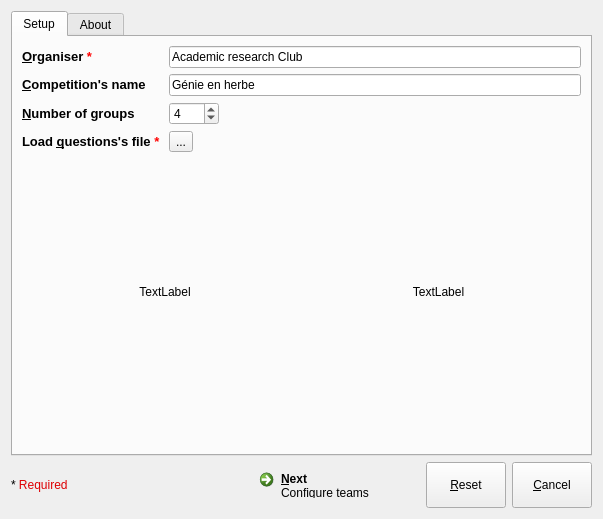
<?xml version="1.0" encoding="UTF-8"?>
<ui version="4.0">
    <author>Faouzi Mohamed</author>
    <class>LMWizzard</class>
    <widget class="QDialog" name="LMWizzard">
        <property name="geometry">
            <rect>
                <x>0</x>
                <y>0</y>
                <width>603</width>
                <height>519</height>
            </rect>
        </property>
        <property name="minimumSize">
            <size>
                <width>581</width>
                <height>496</height>
            </size>
        </property>
        <property name="maximumSize">
            <size>
                <width>775</width>
                <height>531</height>
            </size>
        </property>
        <property name="baseSize">
            <size>
                <width>610</width>
                <height>525</height>
            </size>
        </property>
        <property name="windowTitle">
            <string>ACEM competitor</string>
        </property>
        <property name="layoutDirection">
            <enum>Qt::LeftToRight</enum>
        </property>
        <property name="autoFillBackground">
            <bool>false</bool>
        </property>
        <property name="styleSheet">
            <string notr="true">QDialog#LMWizzard,
                QTabWidget&gt;QWidget
                {
                background-color:#253;
                background-color:#dee;

                border-top:none;
                border-radius:0px 0px 5px 5px;
                }

                QTabBar{

                }

                /*
                QPushButton
                {
                background-color:qlineargradient( x1:0.1, y1:0.4, x2:0.3,
                y2:0.9,
                stop: 0.1 rgb(119, 236, 149),
                stop:0.4 rgb(152, 255, 124),
                stop:1 rgb(207, 255, 174));
                border:1px solid rgb(143, 172, 175);
                border-radius:2;
                }*/

                QPushButton
                {
                background-color:qlineargradient( x1:0.3, y1:0.3, x2:0.1,
                y2:0.99,
                stop: 0.1 rgb(100, 199, 154),
                stop:0.4 rgb(90, 195, 75),
                stop:1 rgb(207, 255, 174));
                border:1px solid rgb(143, 172, 175);
                border-radius:0;
                }

                QPushButton#cancelBtn:hover,
                #resetButton{
                background-color:qlineargradient( x1:0.1, y1:0.4, x2:0.3,
                y2:0.9,
                stop: 0.1 rgb(199, 99, 109),
                stop:0.4 rgb(209, 21, 99),
                stop:1 rgb(214, 115, 154));
                }

                QPushButton:hover,
                #resetButton:hover
                {
                background-color:qlineargradient( x1:0.1, y1:0.5, x2:1, y2:0.9,
                stop:0 rgb(242, 199, 161),
                stop:0.5 rgb(209, 115, 55),
                stop:1 rgb(234, 255, 255));
                }


                #nextBtn,
                #cancelBtn,
                #resetBtn
                {
                padding:7px 20px;
                max-height:30px;
                min-height:30px;
                font-size:10px;
                border: 1px solid rgb(136, 136, 131);
                }

                #cancelBtn,
                #resetBtn
                {
                font-weight:bold;
                }

                QCommandLinkButton#nextBtn
                {
                border: 1px solid rgb(0, 136, 131);
                background-color:#afd;
                }

                QCommandLinkButton#nextBtn:hover
                {
                background-color:lightgreen;
                }


                QPushButton#resetBtn:hover
                {
                background-color:#fa2;
                }

                QPushButton#resetButton:pressed,
                QPushButton#nextBtn:pressed,
                QPushButton#cancelBtn:pressed,
                QPushButton#resetBtn:pressed
                {
                background-color:qlineargradient( x1:0.1, y1:0.4, x2:0.3,
                y2:0.9,
                stop: 0.1 rgb(219, 126, 109),
                stop:0.4 rgb(202, 115, 54),
                stop:1 rgb(182, 115, 194));
                border:1px solid rgb(143, 172, 175);
                }

                QLineEdit
                {
                border:1px solid gray;
                border-radius:6px;
                padding:4px 2px 4px 2px;
                }

                QWidget{
                background-color : white;
                }

                QLabel{
                font-size:110%;
                }

                QLabel#required_label{
                font-style:italic;
                color: red;
                }

                QToolButton#openFilebutton
                {
                background-color:lightYellow;
                border-radius:3px ;
                border:1px solid darkgray;
                }

                QToolButton:hover#openFilebutton
                {
                background-color:#ff9;
                }
            </string>
        </property>
        <property name="sizeGripEnabled">
            <bool>false</bool>
        </property>
        <property name="modal">
            <bool>false</bool>
        </property>
        <layout class="QVBoxLayout" name="verticalLayout">
            <item>
                <widget class="QTabWidget" name="tabContainer">
                    <property name="enabled">
                        <bool>true</bool>
                    </property>
                    <property name="minimumSize">
                        <size>
                            <width>0</width>
                            <height>0</height>
                        </size>
                    </property>
                    <property name="maximumSize">
                        <size>
                            <width>16777215</width>
                            <height>16777215</height>
                        </size>
                    </property>
                    <property name="layoutDirection">
                        <enum>Qt::LeftToRight</enum>
                    </property>
                    <property name="styleSheet">
                        <string notr="true"/>
                    </property>
                    <property name="currentIndex">
                        <number>0</number>
                    </property>
                    <widget class="QWidget" name="tab1">
                        <property name="styleSheet">
                            <string notr="true"/>
                        </property>
                        <attribute name="title">
                            <string>Setup</string>
                        </attribute>
                        <layout class="QFormLayout" name="formLayout">
                            <item row="0" column="0">
                                <widget class="QLabel" name="organiser">
                                    <property name="maximumSize">
                                        <size>
                                            <width>16777215</width>
                                            <height>16777215</height>
                                        </size>
                                    </property>
                                    <property name="text">
                                        <string>&lt;html&gt;&lt;head/&gt;&lt;body&gt;&lt;p&gt;&lt;span
                                            style=&quot; font-size:10pt;
                                            font-weight:600;&quot;&gt;&amp;amp;Organiser
                                            &lt;/span&gt;&lt;span style=&quot;
                                            font-size:10pt; font-weight:600;
                                            color:#ff0000;&quot;&gt;*&lt;/span&gt;&lt;/p&gt;&lt;/body&gt;&lt;/html&gt;
                                        </string>
                                    </property>
                                    <property name="buddy">
                                        <cstring>organiserField</cstring>
                                    </property>
                                </widget>
                            </item>
                            <item row="0" column="1">
                                <widget class="QLineEdit" name="organiserField">
                                    <property name="maximumSize">
                                        <size>
                                            <width>16777215</width>
                                            <height>16777215</height>
                                        </size>
                                    </property>
                                    <property name="text">
                                        <string>Academic research Club</string>
                                    </property>
                                </widget>
                            </item>
                            <item row="1" column="0">
                                <widget class="QLabel" name="compet">
                                    <property name="maximumSize">
                                        <size>
                                            <width>16777215</width>
                                            <height>16777215</height>
                                        </size>
                                    </property>
                                    <property name="text">
                                        <string>&lt;html&gt;&lt;head/&gt;&lt;body&gt;&lt;p&gt;&lt;span
                                            style=&quot; font-size:10pt;
                                            font-weight:600;&quot;&gt;&amp;amp;Competition's
                                            name&lt;/span&gt;&lt;/p&gt;&lt;/body&gt;&lt;/html&gt;
                                        </string>
                                    </property>
                                    <property name="buddy">
                                        <cstring>competField</cstring>
                                    </property>
                                </widget>
                            </item>
                            <item row="1" column="1">
                                <widget class="QLineEdit" name="competField">
                                    <property name="maximumSize">
                                        <size>
                                            <width>16777215</width>
                                            <height>16777215</height>
                                        </size>
                                    </property>
                                    <property name="text">
                                        <string>Génie en herbe</string>
                                    </property>
                                </widget>
                            </item>
                            <item row="2" column="0">
                                <widget class="QLabel" name="numGroup">
                                    <property name="maximumSize">
                                        <size>
                                            <width>16777215</width>
                                            <height>16777215</height>
                                        </size>
                                    </property>
                                    <property name="text">
                                        <string>&lt;html&gt;&lt;head/&gt;&lt;body&gt;&lt;p&gt;&lt;span
                                            style=&quot; font-size:10pt;
                                            font-weight:600;&quot;&gt;&amp;amp;Number
                                            of groups&lt;/span&gt;&lt;/p&gt;&lt;/body&gt;&lt;/html&gt;
                                        </string>
                                    </property>
                                    <property name="buddy">
                                        <cstring>numGroupField</cstring>
                                    </property>
                                </widget>
                            </item>
                            <item row="2" column="1">
                                <widget class="QSpinBox" name="numGroupField">
                                    <property name="maximumSize">
                                        <size>
                                            <width>50</width>
                                            <height>16777215</height>
                                        </size>
                                    </property>
                                    <property name="minimum">
                                        <number>2</number>
                                    </property>
                                    <property name="value">
                                        <number>4</number>
                                    </property>
                                </widget>
                            </item>
                            <item row="3" column="0">
                                <widget class="QLabel" name="label">
                                    <property name="text">
                                        <string>&lt;html&gt;&lt;head/&gt;&lt;body&gt;&lt;p&gt;&lt;span
                                            style=&quot; font-size:10pt;
                                            font-weight:600;&quot;&gt;Load &amp;amp;questions's
                                            file &lt;/span&gt;&lt;span style=&quot;
                                            font-size:10pt; font-weight:600;
                                            color:#ff0000;&quot;&gt;*&lt;/span&gt;&lt;/p&gt;&lt;/body&gt;&lt;/html&gt;
                                        </string>
                                    </property>
                                    <property name="buddy">
                                        <cstring>openFilebutton</cstring>
                                    </property>
                                </widget>
                            </item>
                            <item row="3" column="1">
                                <widget class="QToolButton"
                                        name="openFilebutton">
                                    <property name="styleSheet">
                                        <string notr="true"/>
                                    </property>
                                    <property name="text">
                                        <string>...</string>
                                    </property>
                                </widget>
                            </item>
                            <item row="4" column="0" colspan="2">
                                <widget class="QWidget" name="widget"
                                        native="true">
                                    <layout class="QHBoxLayout"
                                            name="horizontalLayout">
                                        <item>
                                            <widget class="QLabel"
                                                    name="acemLabel">
                                                <property name="minimumSize">
                                                    <size>
                                                        <width>250</width>
                                                        <height>250</height>
                                                    </size>
                                                </property>
                                                <property name="maximumSize">
                                                    <size>
                                                        <width>16777215</width>
                                                        <height>16777215
                                                        </height>
                                                    </size>
                                                </property>
                                                <property name="text">
                                                    <string>TextLabel</string>
                                                </property>
                                                <property name="alignment">
                                                    <set>Qt::AlignCenter</set>
                                                </property>
                                            </widget>
                                        </item>
                                        <item>
                                            <widget class="QLabel"
                                                    name="craLabel">
                                                <property name="minimumSize">
                                                    <size>
                                                        <width>0</width>
                                                        <height>0</height>
                                                    </size>
                                                </property>
                                                <property name="maximumSize">
                                                    <size>
                                                        <width>16777215</width>
                                                        <height>16777215
                                                        </height>
                                                    </size>
                                                </property>
                                                <property
                                                        name="layoutDirection">
                                                    <enum>Qt::LeftToRight</enum>
                                                </property>
                                                <property name="text">
                                                    <string>TextLabel</string>
                                                </property>
                                                <property name="scaledContents">
                                                    <bool>false</bool>
                                                </property>
                                                <property name="alignment">
                                                    <set>Qt::AlignCenter</set>
                                                </property>
                                            </widget>
                                        </item>
                                    </layout>
                                </widget>
                            </item>
                        </layout>
                    </widget>
                    <widget class="QWidget" name="tab2">
                        <attribute name="title">
                            <string>About</string>
                        </attribute>
                        <layout class="QFormLayout" name="formLayout_2">
                            <item row="0" column="0">
                                <widget class="QLabel" name="aboutFieldLabel">
                                    <property name="text">
                                        <string>&lt;html&gt;&lt;head/&gt;&lt;body&gt;&lt;p&gt;&lt;span
                                            style=&quot; font-size:10pt;
                                            font-weight:600;&quot;&gt;&amp;amp;About&lt;/span&gt;&lt;/p&gt;&lt;/body&gt;&lt;/html&gt;
                                        </string>
                                    </property>
                                    <property name="buddy">
                                        <cstring>aboutField</cstring>
                                    </property>
                                </widget>
                            </item>
                            <item row="0" column="1">
                                <widget class="QTextEdit" name="aboutField"/>
                            </item>
                        </layout>
                    </widget>
                </widget>
            </item>
            <item>
                <layout class="QHBoxLayout" name="horizontalLayout_3">
                    <item>
                        <widget class="QLabel" name="required_label">
                            <property name="sizePolicy">
                                <sizepolicy hsizetype="Preferred"
                                            vsizetype="Maximum">
                                    <horstretch>0</horstretch>
                                    <verstretch>0</verstretch>
                                </sizepolicy>
                            </property>
                            <property name="text">
                                <string>&lt;html&gt;&lt;head/&gt;&lt;body&gt;&lt;p&gt;*
                                    &lt;span style=&quot; color:#de0003;&quot;&gt;Required&lt;/span&gt;&lt;/p&gt;&lt;/body&gt;&lt;/html&gt;
                                </string>
                            </property>
                        </widget>
                    </item>
                    <item>
                        <spacer name="horizontalSpacer">
                            <property name="orientation">
                                <enum>Qt::Horizontal</enum>
                            </property>
                            <property name="sizeHint" stdset="0">
                                <size>
                                    <width>118</width>
                                    <height>20</height>
                                </size>
                            </property>
                        </spacer>
                    </item>
                    <item>
                        <layout class="QHBoxLayout" name="horizontalLayout_2">
                            <item>
                                <widget class="QCommandLinkButton"
                                        name="nextBtn">
                                    <property name="sizePolicy">
                                        <sizepolicy hsizetype="Preferred"
                                                    vsizetype="Preferred">
                                            <horstretch>0</horstretch>
                                            <verstretch>0</verstretch>
                                        </sizepolicy>
                                    </property>
                                    <property name="maximumSize">
                                        <size>
                                            <width>16777215</width>
                                            <height>46</height>
                                        </size>
                                    </property>
                                    <property name="layoutDirection">
                                        <enum>Qt::LeftToRight</enum>
                                    </property>
                                    <property name="styleSheet">
                                        <string notr="true"/>
                                    </property>
                                    <property name="text">
                                        <string>&amp;Next</string>
                                    </property>
                                    <property name="default">
                                        <bool>true</bool>
                                    </property>
                                    <property name="description">
                                        <string>Configure teams</string>
                                    </property>
                                </widget>
                            </item>
                            <item>
                                <widget class="QPushButton" name="resetBtn">
                                    <property name="sizePolicy">
                                        <sizepolicy hsizetype="Preferred"
                                                    vsizetype="Preferred">
                                            <horstretch>0</horstretch>
                                            <verstretch>0</verstretch>
                                        </sizepolicy>
                                    </property>
                                    <property name="maximumSize">
                                        <size>
                                            <width>16777215</width>
                                            <height>46</height>
                                        </size>
                                    </property>
                                    <property name="text">
                                        <string>&amp;Reset</string>
                                    </property>
                                    <property name="autoDefault">
                                        <bool>false</bool>
                                    </property>
                                </widget>
                            </item>
                        </layout>
                    </item>
                    <item>
                        <widget class="QPushButton" name="cancelBtn">
                            <property name="sizePolicy">
                                <sizepolicy hsizetype="Preferred"
                                            vsizetype="Preferred">
                                    <horstretch>0</horstretch>
                                    <verstretch>0</verstretch>
                                </sizepolicy>
                            </property>
                            <property name="maximumSize">
                                <size>
                                    <width>16777215</width>
                                    <height>46</height>
                                </size>
                            </property>
                            <property name="text">
                                <string>&amp;Cancel</string>
                            </property>
                            <property name="autoDefault">
                                <bool>false</bool>
                            </property>
                            <property name="default">
                                <bool>false</bool>
                            </property>
                        </widget>
                    </item>
                </layout>
            </item>
        </layout>
    </widget>
    <resources/>
    <connections>
        <connection>
            <sender>cancelBtn</sender>
            <signal>clicked()</signal>
            <receiver>LMWizzard</receiver>
            <slot>close()</slot>
            <hints>
                <hint type="sourcelabel">
                    <x>592</x>
                    <y>508</y>
                </hint>
                <hint type="destinationlabel">
                    <x>259</x>
                    <y>465</y>
                </hint>
            </hints>
        </connection>
    </connections>
    <slots>
        <signal>controlButton(QString)</signal>
    </slots>
</ui>
